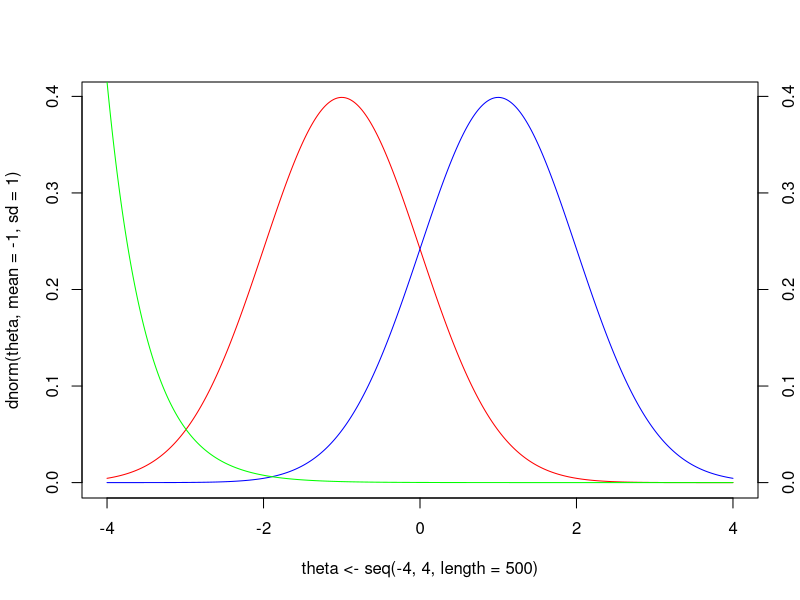

The R source for this figure:
plot(theta<-seq(-4, 4,length=500), dnorm(theta, mean=-1, sd=1), type="l", col="red")
lines(theta, dnorm(theta, mean=+1, sd=1), type="l", col="blue")

likelihoodRatio = dnorm(theta, mean=-1, sd=1) / dnorm(theta, mean=+1, sd=1)

lines(theta, likelihoodRatio / max(likelihoodRatio) * par("usr")[4], col="green")

axis(4, labels = T)  ####  Error message: cannot coerce type 'closure' to vector of type 'double'

